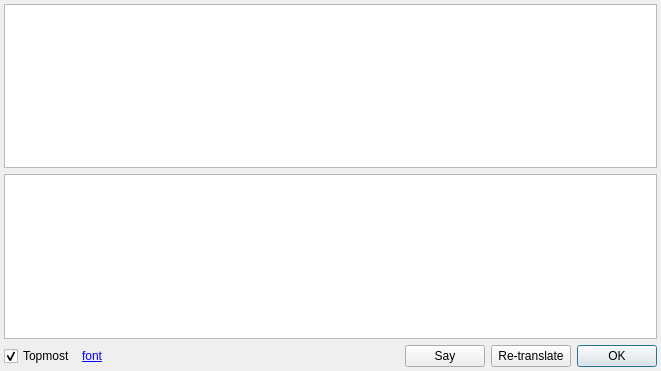
<?xml version="1.0" encoding="UTF-8"?>
<ui version="4.0">
 <class>PopupDialog</class>
 <widget class="QDialog" name="PopupDialog">
  <property name="geometry">
   <rect>
    <x>0</x>
    <y>0</y>
    <width>661</width>
    <height>371</height>
   </rect>
  </property>
  <property name="windowTitle">
   <string>Capture2Text - OCR Text</string>
  </property>
  <property name="windowIcon">
   <iconset resource="resource.qrc">
    <normaloff>:/img/img/Logo.png</normaloff>:/img/img/Logo.png</iconset>
  </property>
  <layout class="QGridLayout" name="gridLayout">
   <property name="leftMargin">
    <number>4</number>
   </property>
   <property name="topMargin">
    <number>4</number>
   </property>
   <property name="rightMargin">
    <number>4</number>
   </property>
   <property name="bottomMargin">
    <number>4</number>
   </property>
   <item row="2" column="2">
    <spacer name="horizontalSpacer">
     <property name="orientation">
      <enum>Qt::Horizontal</enum>
     </property>
     <property name="sizeHint" stdset="0">
      <size>
       <width>40</width>
       <height>20</height>
      </size>
     </property>
    </spacer>
   </item>
   <item row="2" column="4">
    <widget class="QPushButton" name="pushButtonTranslate">
     <property name="text">
      <string>Re-translate</string>
     </property>
    </widget>
   </item>
   <item row="2" column="1">
    <widget class="QLabel" name="labelFont">
     <property name="text">
      <string>&lt;a href=&quot;none&quot;&gt;font&lt;/a&gt;</string>
     </property>
    </widget>
   </item>
   <item row="2" column="5">
    <widget class="QDialogButtonBox" name="buttonBox">
     <property name="sizePolicy">
      <sizepolicy hsizetype="Maximum" vsizetype="Fixed">
       <horstretch>0</horstretch>
       <verstretch>0</verstretch>
      </sizepolicy>
     </property>
     <property name="orientation">
      <enum>Qt::Horizontal</enum>
     </property>
     <property name="standardButtons">
      <set>QDialogButtonBox::Ok</set>
     </property>
     <property name="centerButtons">
      <bool>false</bool>
     </property>
    </widget>
   </item>
   <item row="1" column="0" colspan="6">
    <widget class="QPlainTextEdit" name="plainTextEditTranslation">
     <property name="font">
      <font>
       <family>Arial</family>
       <pointsize>12</pointsize>
      </font>
     </property>
    </widget>
   </item>
   <item row="2" column="0">
    <widget class="QCheckBox" name="checkBoxTopmost">
     <property name="text">
      <string>Topmost</string>
     </property>
     <property name="checked">
      <bool>true</bool>
     </property>
    </widget>
   </item>
   <item row="2" column="3">
    <widget class="QPushButton" name="pushButtonSpeech">
     <property name="text">
      <string>Say</string>
     </property>
    </widget>
   </item>
   <item row="0" column="0" colspan="6">
    <widget class="QPlainTextEdit" name="plainTextEditOcrText">
     <property name="font">
      <font>
       <family>Arial</family>
       <pointsize>12</pointsize>
      </font>
     </property>
    </widget>
   </item>
  </layout>
 </widget>
 <tabstops>
  <tabstop>plainTextEditOcrText</tabstop>
  <tabstop>plainTextEditTranslation</tabstop>
  <tabstop>checkBoxTopmost</tabstop>
  <tabstop>pushButtonTranslate</tabstop>
 </tabstops>
 <resources>
  <include location="resource.qrc"/>
 </resources>
 <connections>
  <connection>
   <sender>buttonBox</sender>
   <signal>accepted()</signal>
   <receiver>PopupDialog</receiver>
   <slot>accept()</slot>
   <hints>
    <hint type="sourcelabel">
     <x>248</x>
     <y>254</y>
    </hint>
    <hint type="destinationlabel">
     <x>157</x>
     <y>274</y>
    </hint>
   </hints>
  </connection>
  <connection>
   <sender>buttonBox</sender>
   <signal>rejected()</signal>
   <receiver>PopupDialog</receiver>
   <slot>reject()</slot>
   <hints>
    <hint type="sourcelabel">
     <x>316</x>
     <y>260</y>
    </hint>
    <hint type="destinationlabel">
     <x>286</x>
     <y>274</y>
    </hint>
   </hints>
  </connection>
 </connections>
</ui>
